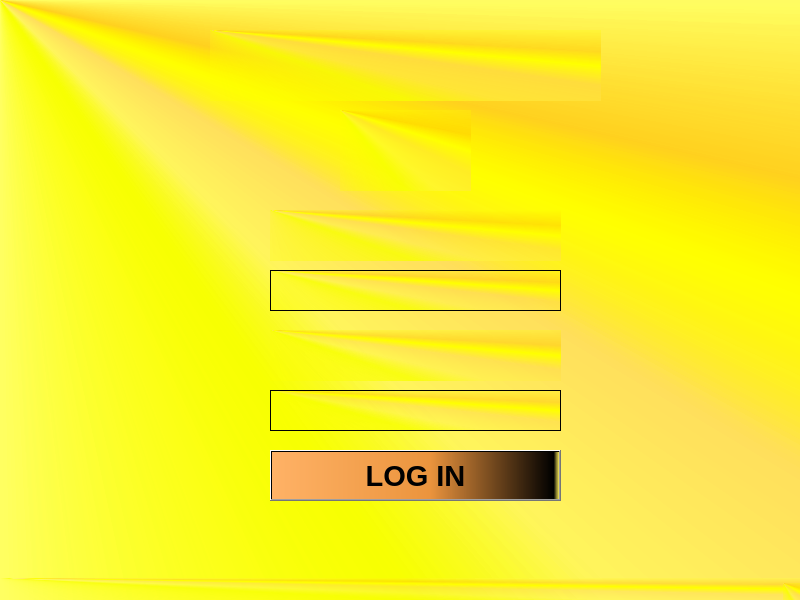
<?xml version="1.0" encoding="UTF-8"?>
<ui version="4.0">
 <class>MainWindow</class>
 <widget class="QMainWindow" name="MainWindow">
  <property name="geometry">
   <rect>
    <x>0</x>
    <y>0</y>
    <width>800</width>
    <height>600</height>
   </rect>
  </property>
  <property name="windowTitle">
   <string>MainWindow</string>
  </property>
  <property name="styleSheet">
   <string notr="true">background-color: qconicalgradient(cx:0, cy:0, angle:135, stop:0 rgba(255, 255, 0, 69), stop:0.375 rgba(255, 255, 0, 69), stop:0.423533 rgba(251, 255, 0, 145), stop:0.45 rgba(247, 255, 0, 208), stop:0.477581 rgba(255, 244, 71, 130), stop:0.518717 rgba(255, 218, 71, 130), stop:0.55 rgba(255, 255, 0, 255), stop:0.57754 rgba(255, 203, 0, 130), stop:0.625 rgba(255, 255, 0, 69), stop:1 rgba(255, 255, 0, 69));</string>
  </property>
  <widget class="QWidget" name="centralwidget">
   <widget class="QPushButton" name="LogUpButton">
    <property name="geometry">
     <rect>
      <x>270</x>
      <y>450</y>
      <width>291</width>
      <height>51</height>
     </rect>
    </property>
    <property name="font">
     <font>
      <pointsize>22</pointsize>
      <weight>75</weight>
      <bold>true</bold>
     </font>
    </property>
    <property name="styleSheet">
     <string notr="true">background-color: qlineargradient(spread:pad, x1:0, y1:0, x2:1, y2:0, stop:0 rgba(255, 178, 102, 255), stop:0.55 rgba(235, 148, 61, 255), stop:0.98 rgba(0, 0, 0, 255), stop:1 rgba(0, 0, 0, 0));</string>
    </property>
    <property name="text">
     <string>LOG IN</string>
    </property>
   </widget>
   <widget class="QLabel" name="label">
    <property name="geometry">
     <rect>
      <x>340</x>
      <y>110</y>
      <width>131</width>
      <height>81</height>
     </rect>
    </property>
    <property name="styleSheet">
     <string notr="true">color: rgb(255, 0, 0);</string>
    </property>
    <property name="text">
     <string/>
    </property>
    <property name="pixmap">
     <pixmap>../fac.jpg</pixmap>
    </property>
    <property name="scaledContents">
     <bool>true</bool>
    </property>
   </widget>
   <widget class="QLabel" name="label_2">
    <property name="geometry">
     <rect>
      <x>270</x>
      <y>210</y>
      <width>291</width>
      <height>51</height>
     </rect>
    </property>
    <property name="text">
     <string/>
    </property>
    <property name="pixmap">
     <pixmap>../user-login-form.121.jpg</pixmap>
    </property>
    <property name="scaledContents">
     <bool>true</bool>
    </property>
   </widget>
   <widget class="QLabel" name="label_3">
    <property name="geometry">
     <rect>
      <x>270</x>
      <y>330</y>
      <width>291</width>
      <height>51</height>
     </rect>
    </property>
    <property name="text">
     <string/>
    </property>
    <property name="pixmap">
     <pixmap>../user-login-form.122.jpg</pixmap>
    </property>
    <property name="scaledContents">
     <bool>true</bool>
    </property>
   </widget>
   <widget class="QLabel" name="label_4">
    <property name="geometry">
     <rect>
      <x>210</x>
      <y>30</y>
      <width>391</width>
      <height>71</height>
     </rect>
    </property>
    <property name="text">
     <string/>
    </property>
    <property name="pixmap">
     <pixmap>../../lg9 - Copy.jpg</pixmap>
    </property>
    <property name="scaledContents">
     <bool>true</bool>
    </property>
   </widget>
   <widget class="QTextEdit" name="textEdit">
    <property name="geometry">
     <rect>
      <x>270</x>
      <y>390</y>
      <width>291</width>
      <height>41</height>
     </rect>
    </property>
   </widget>
   <widget class="QTextEdit" name="textEdit_2">
    <property name="geometry">
     <rect>
      <x>270</x>
      <y>270</y>
      <width>291</width>
      <height>41</height>
     </rect>
    </property>
   </widget>
  </widget>
  <widget class="QMenuBar" name="menubar">
   <property name="geometry">
    <rect>
     <x>0</x>
     <y>0</y>
     <width>800</width>
     <height>26</height>
    </rect>
   </property>
  </widget>
  <widget class="QStatusBar" name="statusbar"/>
 </widget>
 <resources/>
 <connections/>
</ui>
